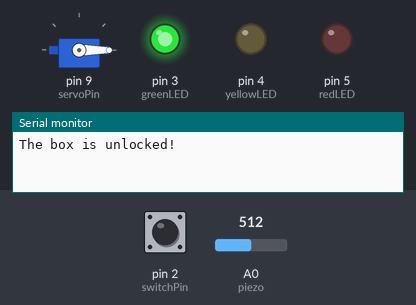
Simulated run of this sketch. Board: Arduino Uno, built with avr-gcc and run on an emulated ATmega328P. Parts: servo, output pins drawn as LEDs (lit = HIGH), the last lines printed to the serial monitor. Dashed ring = blinking. The inputs (shaded band) are chosen by the test bench; at power-on: pin 2 (switchPin) LOW, A0 (piezo) = 512.

Above: at 1.2 s.
1.3 s: pin 2 (switchPin) pulled HIGH for 0.15 s
At 2.5 s:
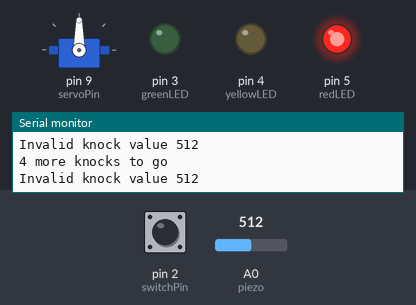
2.9 s: A0 (piezo) set to 212
5.9 s: A0 (piezo) set to 191
At 6.09 s:
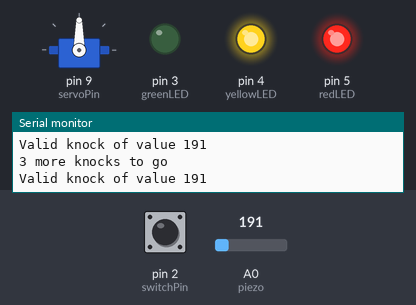
7.9 s: pin 2 (switchPin) pulled HIGH for 3.2 s
At 9.35 s:
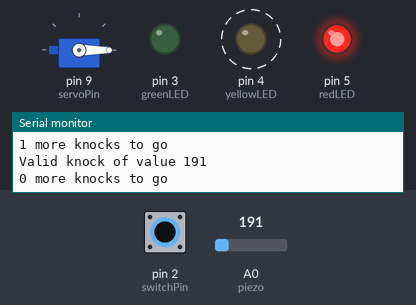
Timing chart, 0 to 13.6 s (numbered marks = the images above; inputs shaded):
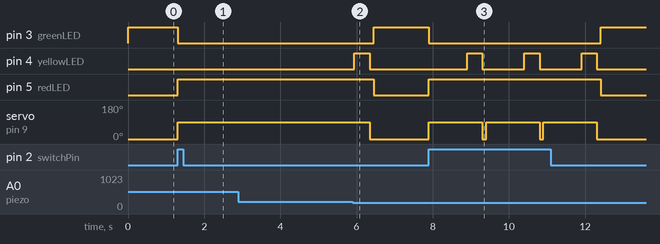

The sketch:

12_knock_lock.ino
```cpp
#include <Servo.h>
Servo myServo;

// define the input and output pins of all connected components
const int piezo = A0;
const int switchPin = 2;
const int redLED = 5;
const int yellowLED = 4;
const int greenLED = 3;
const int servoPin = 9;

// define variables for the values delivered by the piezo and switch button
int knockValue;
int switchValue;

// define threshold values for knock sound
const int quietKnock = 20;
const int loudKnock = 200;

boolean locked = false;
int numberOfKnocks = 0;
const int necessaryNumberOfKnocks = 4;


void setup() {
  myServo.attach(servoPin); // define connection of servo

  pinMode(redLED, OUTPUT);
  pinMode(yellowLED, OUTPUT);
  pinMode(greenLED, OUTPUT);

  pinMode(switchPin, INPUT);

  Serial.begin(9600); // initialize serial monitor

  digitalWrite(greenLED, HIGH); // turn on the green LED to signal status "unlocked"
  myServo.write(0); // set the servo to position zero
  Serial.println("The box is unlocked!"); // send text to serial monitor and start new line
}


void loop() {
  if (locked == false) {
    switchValue = digitalRead(switchPin); // read the button
    if (switchValue == HIGH) { // check, if the button is pressed
      locked = true; // change status to locked
      digitalWrite(greenLED, LOW);  // turn off green LED
      digitalWrite(redLED, HIGH); // turn on red LED to signal status "locked"
      myServo.write(90); // turn the servo to 90 degrees position to lock
      Serial.println("The box is locked now!"); // send the text to serial monitor and start new line
      delay(1000); // wait for 1000 ms
    }
  }

  if (locked == true) {
    knockValue = analogRead(piezo); // read the piezo input

    if (numberOfKnocks < necessaryNumberOfKnocks && knockValue > 0) {
      if (checkForKnock(knockValue) == true) {
        numberOfKnocks++;
      }
      Serial.print(necessaryNumberOfKnocks - numberOfKnocks); // display missing number of knocks
      Serial.println(" more knocks to go"); // send the text to the serial monitor and start new line
    }

    if (numberOfKnocks >= necessaryNumberOfKnocks) {
      numberOfKnocks = 0; // reset the counter
      locked = false; // set status to "unlocked"
      myServo.write(0); // move servo to zero position to unlock
      delay(100); // wait for 100 ms
      digitalWrite(greenLED, HIGH); // turn on green LED to signal status "unlocked"
      digitalWrite(redLED, LOW); // turn off red LED
      Serial.println("The box is unlocked!"); // send the text to the serial monitor and start new line
    }
  }
}


// define the custom function checkForKnock
boolean checkForKnock(int value) {
  if (value > quietKnock && value < loudKnock) { // check, if the value is between the threshold values and thus valid

    Serial.print("Valid knock of value ");
    Serial.println(value); // print the knock value in the Serial monitor
    digitalWrite(yellowLED, HIGH); // turn on yellow LED to indicate valid knock
    delay(100);
    digitalWrite(yellowLED, LOW); // turn off yellow lED
    return true; // function returns true for valid knock
  }

  else {
    Serial.print("Invalid knock value ");
    Serial.println(value); // print the knock value in the Serial monitor
    return false; // function returns false for invalid knock
  }
}
```

Measured:
- the behaviour switches between 200 and 199 on A0 (piezo) (found by bisection; images 1 and 2)
- after the input at 1.3 s, pin 3 (greenLED): HIGH → LOW at once; pin 5 (redLED): LOW → HIGH at once; servo on pin 9 (servoPin): 0° → 90° at once
- after the input at 5.9 s, pin 3 (greenLED): LOW → HIGH after 0.55 s; pin 4 (yellowLED): LOW → HIGH at once, → LOW 0.40 s later; pin 5 (redLED): HIGH → LOW after 0.55 s; servo on pin 9 (servoPin): 90° → 0° after 0.45 s
- after the input at 7.9 s, pin 3 (greenLED): HIGH → LOW at once, → HIGH 4.5 s later; pin 4 (yellowLED): alternates HIGH for 0.40 s and LOW for 1.1 s, starting after 1.0 s; pin 5 (redLED): LOW → HIGH at once, → LOW 4.5 s later; servo on pin 9 (servoPin): alternates 90° for 1.4 s and 0° for 0.10 s, starting at once
